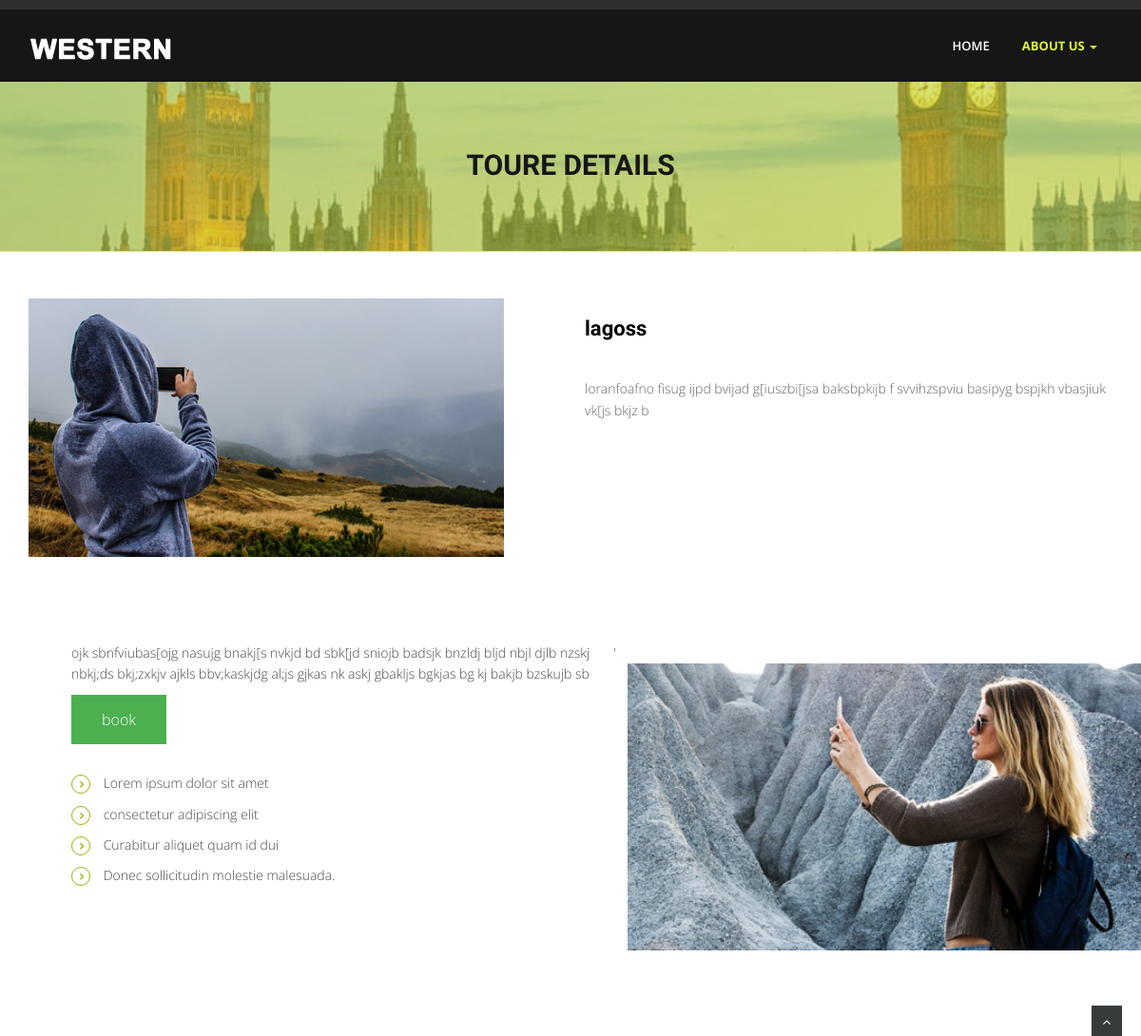
/detail.php?dif=2, run on the app's committed database.
### tables this page shows
CREATE TABLE IF NOT EXISTS `aboutpack` (
  `packid` int(11) NOT NULL,
  `sec1` text NOT NULL,
  `sec2` text NOT NULL,
  `location` text NOT NULL
);

### detail.php (the view, shortened to what this page needs)
<!DOCTYPE html>
<html lang="en">
<head>
<link href="css/bootstrap.min.css" rel="stylesheet" />
<link href="css/fancybox/jquery.fancybox.css" rel="stylesheet">
<link href="css/flexslider.css" rel="stylesheet" />
<link href="css/style.css" rel="stylesheet" />
</head>
<body>
<div id="wrapper">
<div class="topbar">
</div>
		<header>
        <div class="navbar navbar-default navbar-static-top">
            <div class="container">
                <div class="navbar-header">
                  <a class="navbar-brand" href="index.html"><img src="img/logo.png" alt="logo"/></a>
                </div>
                <div class="navbar-collapse collapse ">
                    <ul class="nav navbar-nav">
                        <li><a href="index.html">Home</a></li>
							 <li class="dropdown active">
                        <a href="#" data-toggle="dropdown" class="dropdown-toggle">About Us <b class="caret"></b></a>
                    </li>
                    </ul>
                </div>
            </div>
        </div>
	</header>
	<section id="inner-headline">
	<div class="container">
		<div class="row">
			<div class="col-lg-12">
				<h2 class="pageTitle">Toure Details</h2>
			</div>
		</div>
	</div>
	</section>
	<section id="content">
	<section class="section-padding">
		<div class="container">
			<div class="row showcase-section">
				<div class="col-md-6">
					<img src="img/dev1.png" alt="showcase image">
				</div>
				<?php
				include'./dbcheck.inc.php';
				$packid=$_GET['dif'];
				$sql = "SELECT * FROM `aboutpack`where  `packid`=$packid";
				$f=mysqli_query($conn,$sql);
				$row=mysqli_fetch_assoc($f);
				echo "<div class='col-md-6'><div class='about-text'>";
						echo"<h3>$row[location]</h3>";
						echo"$row[sec1]";
					echo"</div></div></div>
					</div>
				</section> ";
	echo"<section class='section-padding gray-bg'>
		<div class='container'>
			<div class='row'>
				<div class='col-md-6 col-sm-6'>
					<div class='about-text'>";
						echo"<p>$row[sec2]<br></p>";
						echo"<a href='payment.php?ids=$packid'><input class='epic'value='book'type='Button'></a>";
						echo"<ul class='withArrow'>
							<li><span class='fa fa-angle-right'></span> Lorem ipsum dolor sit amet</li>
							<li><span class='fa fa-angle-right'></span> consectetur adipiscing elit</li>
							<li><span class='fa fa-angle-right'></span> Curabitur aliquet quam id dui</li>
							<li><span class='fa fa-angle-right'></span> Donec sollicitudin molestie malesuada.</li>
						</ul>
					</div>
				</div>'";
				?>
				<div class="col-md-6 col-sm-6">
					<div class="about-image">
						<img src="img/about.png" alt="About Images">
					</div>
				</div>
			</div>
		</div>
	</section>
	</section>
</div>
<a href="#" class="scrollup"><i class="fa fa-angle-up active"></i></a>
</body>
</html>

### css/style.css (style rules this page uses)
body { font-family:'Open Sans', Arial, sans-serif; font-weight:300; line-height:1.6em; color:#656565; font-size: 1.4em; }
h1,h2 { font-weight: 600; line-height:1.1em; color: #37393c; font-family: 'Droid Sans', sans-serif; margin-bottom: 20px; text-transform: uppercase; }
h3, h4, h5, h6 { line-height:1.1em; color: #000000; margin-bottom: 20px; font-family: 'Droid Sans', sans-serif; font-weight: 600; }
input, button, select, textarea { border-radius: 0px !important; }
#wrapper { width:100%; margin:0; padding:0; }
ul.withArrow li span { margin-right: 10px; font-weight: 700; color: #a0b005; border: 1px solid; padding: 4px 8px; font-size: 11px; border-radius: 50%; height: 20px; width: 20px; }
.row,.row-fluid { margin-bottom:30px; }
.about-image img { width: 100%; }
.topbar { background-color: #2f2f2f; padding: 5px 0; font-size: 11px !important; }
header .navbar { margin-bottom: 0; }
.navbar-default { border: none; }
.navbar-brand { color: #222; text-transform: uppercase; font-size: 24px; font-weight: 700; line-height: 1em; letter-spacing: -1px; margin-top: 18px; padding: 0 0 0 15px; }
.navbar-default .navbar-brand { color: #1891EC; }
header .navbar-collapse ul.navbar-nav { float: right; margin-right: 0; }
header .navbar { min-height: 70px;padding: 18px 0;background: #161616; }
header .nav li a:hover, header .nav li a:focus, header .nav li.active a, header .nav li.active a:hover, header .nav li a.dropdown-toggle:hover, header .nav li a.dropdown-toggle:focus, header .nav li.active ul.dropdown-menu li a:hover, header .nav li.active ul.dropdown-menu li.active a { -webkit-transition: all .3s ease; -moz-transition: all .3s ease; -ms-transition: all .3s ease; -o-transition: all .3s ease; transition: all .3s ease; }
header .navbar { min-height: 62px; padding: 0; }
header .navbar-nav > li { padding-bottom: 12px; padding-top: 12px; padding: 0 !important; }
header .navbar-nav > li > a { margin-left: 2px; line-height: 44px; font-weight: 700; -webkit-transition: all .3s ease; -moz-transition: all .3s ease; -ms-transition: all .3s ease; -o-transition: all .3s ease; transition: all .3s ease; }
header .nav .caret { border-bottom-color: #CDDC39; border-top-color: #CDDC39; }
.navbar-default .navbar-nav > .active > a, .navbar-default .navbar-nav > .active > a:hover, .navbar-default .navbar-nav > .active > a:focus { background-color: #fff; }
header ul.nav li { border:none; margin:0; }
header ul.nav li a { font-size: 13px; border:none; font-weight: 600; text-transform:uppercase; }
.navbar .nav > li > a { color: #fff; text-shadow: none; border: 1px solid rgba(255, 255, 255, 0) !important; }
.navbar .nav > .active > a,.navbar .nav > .active > a:hover { background:none; font-weight:700; }
.navbar-default .navbar-nav>.active>a, .navbar-default .navbar-nav>.active>a:hover, .navbar-default .navbar-nav>.active>a:focus { color: rgb(228, 247, 46);background: none;border-radius: 0; }
ul.nav li.dropdown a { z-index:1000; display:block; }
.pageTitle { color: #fff; margin: 30px 0 3px; display: inline-block; }
#content { position:relative; background:#fff; padding:50px 0 0px 0; }
#inner-headline { background: url('../img/img01.jpg') center -294px no-repeat;margin: 0;background-size: cover;padding: 36px 0;position: relative;width: 100%; }
#inner-headline:before { content: ''; position: absolute; z-index: 2; width: 100%; background: rgba(193, 209, 41, 0.58); height: 106%; margin-top: -46px; }
#inner-headline h2.pageTitle { color: rgb(22, 22, 22); padding: 5px 0; display:block; text-transform: uppercase; text-align: center; position: relative; z-index: 3; font-size: 30px; }
.about-text h3 { font-size: 22px; padding-bottom: 20px; }
.about-text ul { margin-top: 30px; padding: 0; }
.about-text li { margin-bottom: 10px; // font-weight: bold; list-style: none; }
section.section-padding.gray-bg { background: #ffffff; padding: 60px; color: #484848; }
.scrollup { position:fixed; width:32px; height:32px; bottom:0px; right:20px; background: #383b3b; }
a.scrollup { outline:0; text-align: center; }
a.scrollup i { margin-top: 10px; color: #fff; }

### detail.php (style rules this page uses)
.epic { background-color: #4CAF50; border: none; color: white; padding: 15px 32px; text-align: center; text-decoration: none; display: inline-block; font-size: 16px; }

### data on the page
aboutpack: location "lagoss", sec1 "loranfoafno fisug ijpd bvijad g[iuszbi[jsa baksbpkijb f svvihzspviu basipyg bspjkh vbasjiuk vk[js bkjz b", sec2 "ojk sbnfviubas[ojg nasujg bnakj[s nvkjd bd sbk[jd sniojb badsjk bnzldj bljd nbjl djlb nzskj nbkj;ds bkj;zxkjv ajkls bbv;kaskjdg al;js gjkas nk askj gbakljs bgkjas bg kj bakjb bzskujb sb"
